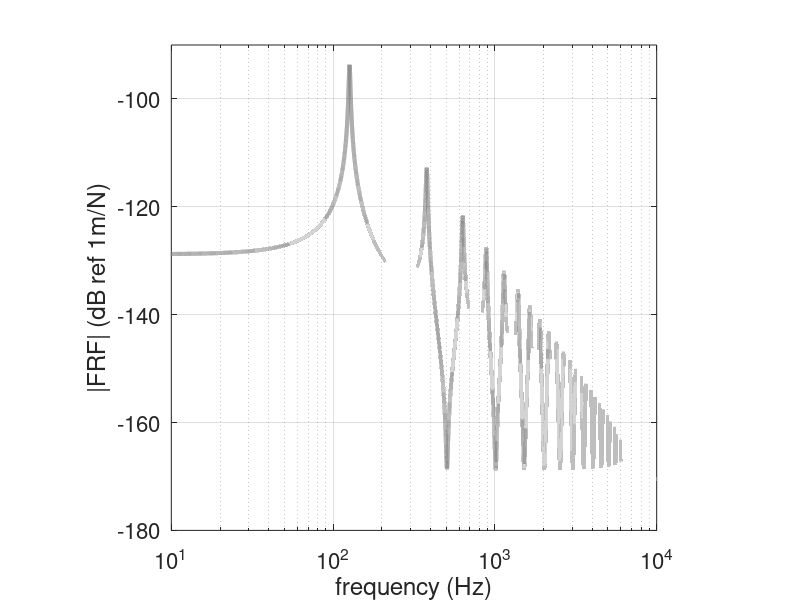
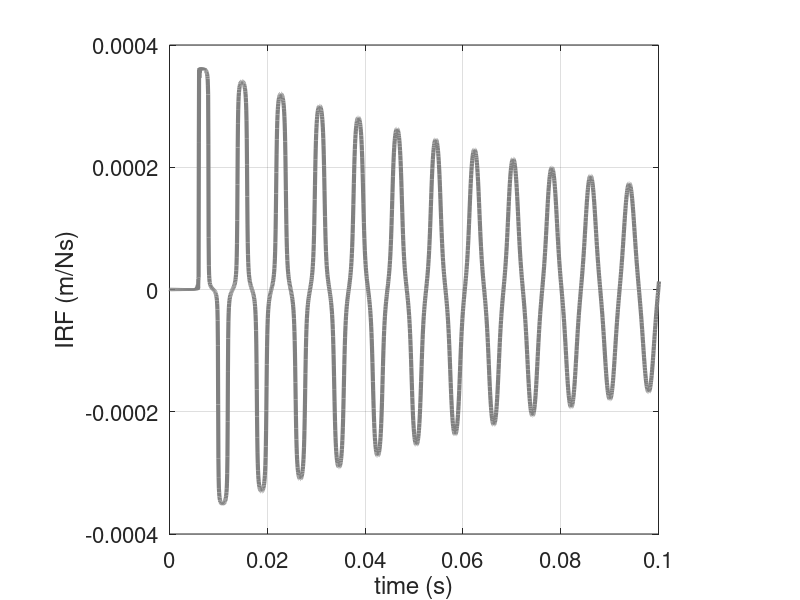

Reproduce these figures in MATLAB, in order.
clear all

%% parameters
E=69e9;                                       % Youngs modulus of aluminium (N/m^2)
rho=2700;                                     % density (kg/m^3);
l=10;b=0.02;d=0.01;S=b*d;                     % geometrical parameters 
z=0.01;n=2*z;                                 % damping ratio and loss factor
Ed=E*(1+j*n);                                 % complex Young's modulus
m=rho*S*l;                                    % mass of the rod

%% modal solution
fs=20000;df=0.001;dt=1/fs;                     % frequency parameters
f=0.001:0.01:fs/2;                             % frequency vector
w=2*pi*f;
for n=1:40                                         % 40 modes (can change this number)
    x=l;                                           % force position                                      
    phi1=sqrt(2)*sin((n-1/2)*pi*x/l);              % mode shape at force position
    x=0.5*l;                                       % response position 
    phi2=sqrt(2)*sin((n-1/2)*pi*x/l);              % mode shape at response position
    wn=(n-1/2)*pi/l*sqrt(E/rho);                   % natural frequencies
    Ht(n,:)=phi1*phi2./(m*(wn^2-w.^2+j*2*w*wn*z)); % FRF for each mode
end
Htt=sum(Ht);                                   % overall FRF

%% IRF
Htd=[Htt fliplr(conj(Htt))];                   % form the double-sided spectrum  
Hm=Htd(1:length(Htd)-1);                       % set the length of the FRF
h=fs*ifft(Hm);                                 % calculation of the IRF
h=circshift(h,100);                            % shift the end of the IRF to the beginning

t=0:dt:(length(h)-1)*dt;                       % time vector

%% plot the results
figure                                              % FRF
semilogx(f,20*log10(abs(Htt)),'linewidth',3,'color',[0.5 0.5 0.5])
set(gca,'fontsize',16)
axis square; grid; axis([10,10000,-180,-90])
xlabel('frequency (Hz)')
ylabel('|FRF| (dB ref 1m/N)')

figure                                              % IRF
plot(t,h,'linewidth',3,'color',[0.5 0.5 0.5])
set(gca,'fontsize',16)
axis square; grid; axis([0,0.1,-4e-4,4e-4])
xlabel('time (s)')
ylabel('IRF (m/Ns)')